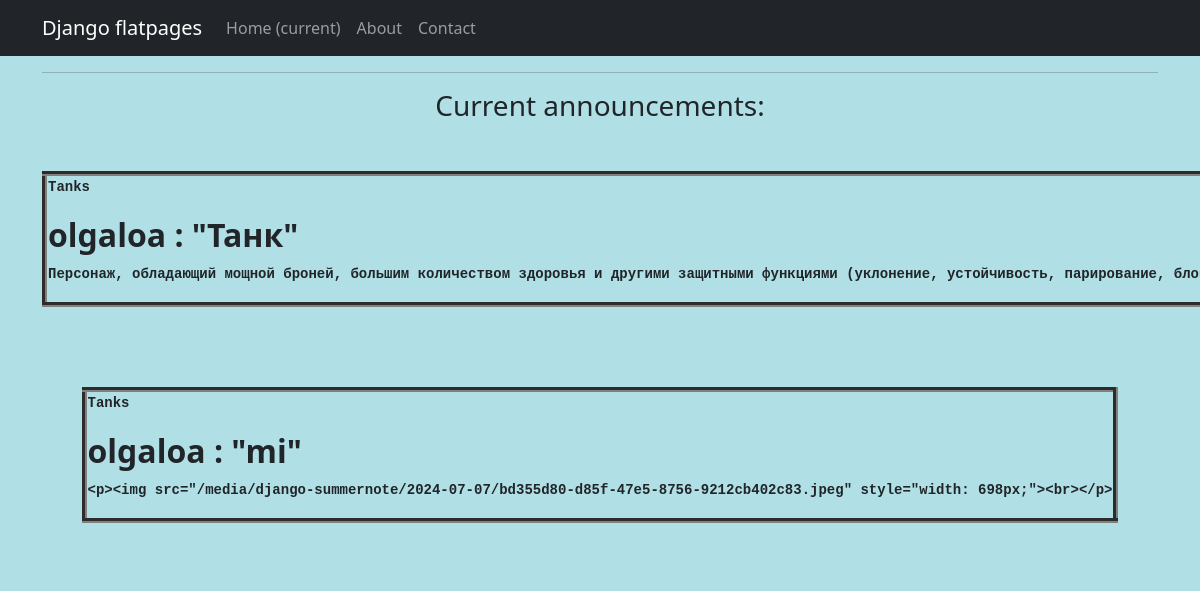
/posts/, run on the app's committed database.
### callboard_app/models.py (models this page shows, shortened)
class Post(models.Model): # объявления (посты), которые создают пользователи
    author = models.ForeignKey(User, on_delete=models.CASCADE)# связь «один ко многим» с моделью автора-создателя Author;
    title = models.CharField(max_length=128)  # заголовок статьи/новости;
    text = models.TextField(null=True, blank=True )  # текст объявления (поста)
    CATEGORY_CHOICES = (
        ('Tanks', 'Танки'),
        ('Healers', 'Хилы'),
        ('DD', 'ДД'),
        ('Traders', 'Торговцы'),
        ('Guildmasters', 'Гилдмастеры'),
        ('Questgivers', 'Квестгиверы'),
        ('Blacksmiths', 'Кузнецы'),
        ('Leatherworkers', 'Кожевники'),
        ('Potions_Masters', 'Зельевары'),
        ('Spell_Masters', 'Мастеразаклинаний'))
    category = models.CharField(max_length=25, choices=CATEGORY_CHOICES, default='Tanks')  # поле с выбором категории;

### callboard_app/views.py (the view)
# urls.py: path('', PostList.as_view(), name='posts'),
class PostList(ListView):
    model = Post
    template_name = 'posts.html'
    context_object_name = 'posts'

### callboard_app/templates/posts.html (shortened to what this page needs)
{% extends 'flatpages/default.html' %}
{% block content %}
    <hr>
    <h3>Сurrent announcements:</h3>
{% if posts %}
    {% for one_post in posts %}
<p>&nbsp;</p>
<table style="height: 106px; margin-left: auto; margin-right: auto;" border="5" width="800"><caption>&nbsp;</caption>
<tbody>
<tr>
<td style="width: 486px; text-align: left;">
<pre><strong>{{ one_post.category}}</strong></pre>
</td>
</tr>
<tr>
<td style="width: 486px; text-align: left;">
<h2><strong>{{ one_post.author }} : "{{ one_post.title }}"</strong></h2>
</td>
</tr>
<tr>
<td style="width: 486px; text-align: left;">
<pre><strong>{{ one_post.text}}</strong></pre>
</td>
</tr>
</tbody>
</table>
    {% endfor %}
{% else %}
       <h2>No current announcements!</h2>
{% endif %}
{% endblock content %}

### callboard_app/templates/flatpages/default.html (shortened to what this page needs)
<!DOCTYPE html>
<html lang="en">
    <head>
        {% load static %}
        <link href="{% static 'css/styles.css' %}" rel="stylesheet" />
</head>
    </head>
    <body>
        {% load cache %}
        {% cache 500 navbar %}
<nav class="navbar navbar-expand-lg navbar-dark bg-dark static-top">
   <div class="container">
       <a class="navbar-brand" href="#">Django flatpages</a>
       <div class="collapse navbar-collapse" id="navbarResponsive">
           <ul class="navbar-nav ml-auto">
               <li class="nav-item active">
                   <a class="nav-link" href="#">Home
                       <span class="sr-only">(current)</span>
                   </a>
               </li>
               <li class="nav-item">
                   <a class="nav-link" href="/about/">About</a>
               </li>
               <li class="nav-item">
                   <a class="nav-link" href="/contacts/">Contact</a>
               </li>
           </ul>
       </div>
   </div>
</nav>
        {% endcache %}
        <div class="container">
            <div class="row">
                <div class="col-lg-12 text-center">
                    {% block content %}{% endblock content %}
                </div>
            </div>
        </div>
    </body>
</html>

### data on the page
Post: category "Tanks", author "olgaloa", title "Танк", text "Персонаж, обладающий мощной броней, большим количеством здоровья и другими защитными функциями (уклонение, устойчивость, парирование,…"
Post: category "Tanks", author "olgaloa", title "mi", text "<p><img src=\"/media/django-summernote/2024-07-07/bd355d80-d85f-47e5-8756-9212cb402c83.jpeg\" style=\"width: 698px;\"><br></p>"
